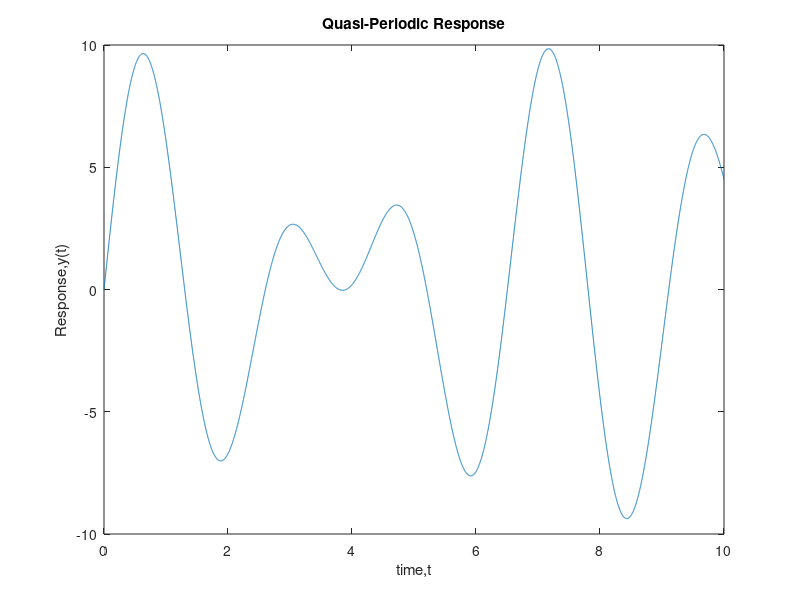
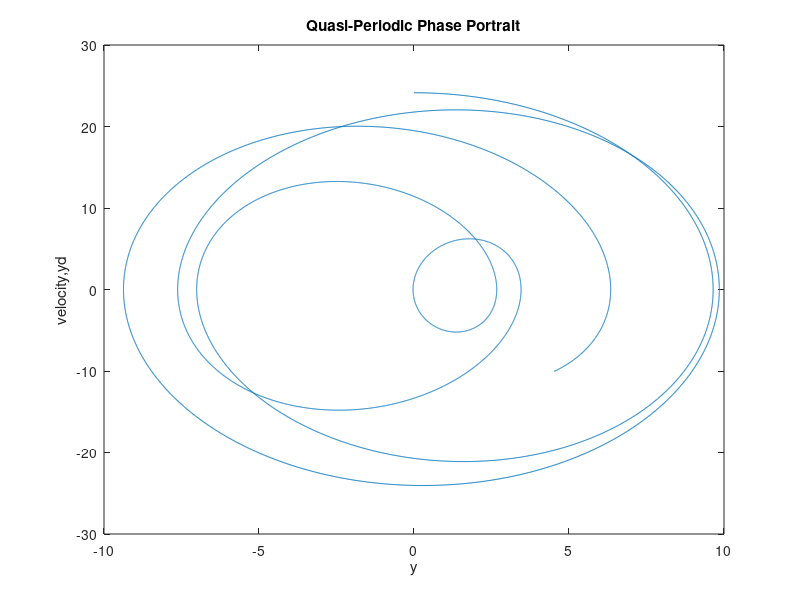

MATLAB code to generate these figures, in order:
t=0:0.001:10;
 
y1=5*sin(2*t);
y1d=10*cos(2*t);

y2=5*sin(2*sqrt(2)*t);
y2d=10*sqrt(2)*cos(2*sqrt(2)*t);

y=y1+y2;
yd=y1d+y2d;

figure;

plot(t,y)
xlabel("time,t"),ylabel("Response,y(t)")
title('Quasi-Periodic Response')

figure;

plot(y,yd)
xlabel("y"),ylabel('velocity,yd')
title('Quasi-Periodic Phase Portrait')